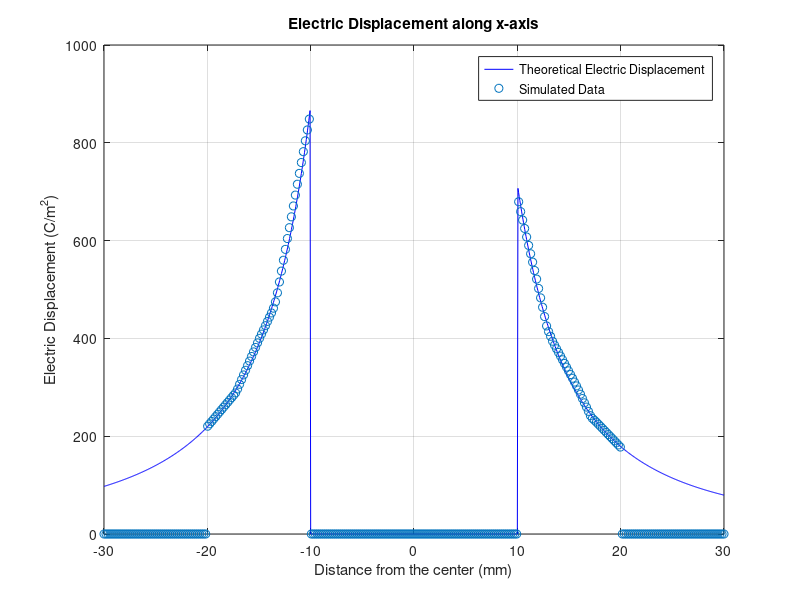

The MATLAB script that drew this image:
% 清除命令窗口、工作空间和所有图形窗口
clc
clear
close all

% 定义常数和变量
e_0 = 8.854e-12;       % 真空中的电介质常数
R = 10 / 1000;         % 内导体半径，单位：米
b = 20 / 1000;         % 外导体内半径，单位：米
q1 = 1;                % 内导体带电，单位：C
q2 = -1;               % 外导体带电，单位：C

% 计算电介质常数
e1 = e_0 * 4.9;        % 上半部分的电介质常数
e2 = e_0 * 4;          % 下半部分的电介质常数

% 计算x轴上的电场强度
x = linspace(-30e-3, 30e-3, 1000);  % 生成等差数列从-30mm到30mm

% 计算电位移矢量
D_x = zeros(size(x));  % 初始化电位移矢量数组

% 计算 x < 0 的情况（负半轴）
mask = (x < 0) & (abs(x) >= R);
D_x(mask) = e1 * q1 ./ (2 * pi * (e1 + e2) * x(mask).^2);

% 计算 x > 0 的情况（正半轴）
mask = (x > 0) & (abs(x) >= R);
D_x(mask) = e2 * q1 ./ (2 * pi * (e1 + e2) * x(mask).^2);

% 从'test4_2.txt'文件导入数据
a = importdata('test4_2.txt');  % 导入数据
data = a.data;  % 获取导入的数据

% 绘制电场强度和电位移矢量的图
figure(1)
plot(x * 1000, D_x, 'b', 'DisplayName', 'Theoretical Electric Displacement');  % 绘制理论电位移矢量
hold on
scatter(data(:, 1), data(:, 2), 'ro', 'DisplayName', 'Simulated Data');  % 使用圆圈（o）绘制仿真值
grid on

% 设置图的标题和标签
title('Electric Displacement along x-axis');
xlabel('Distance from the center (mm)');
ylabel('Electric Displacement (C/m^2)');
legend('show');
